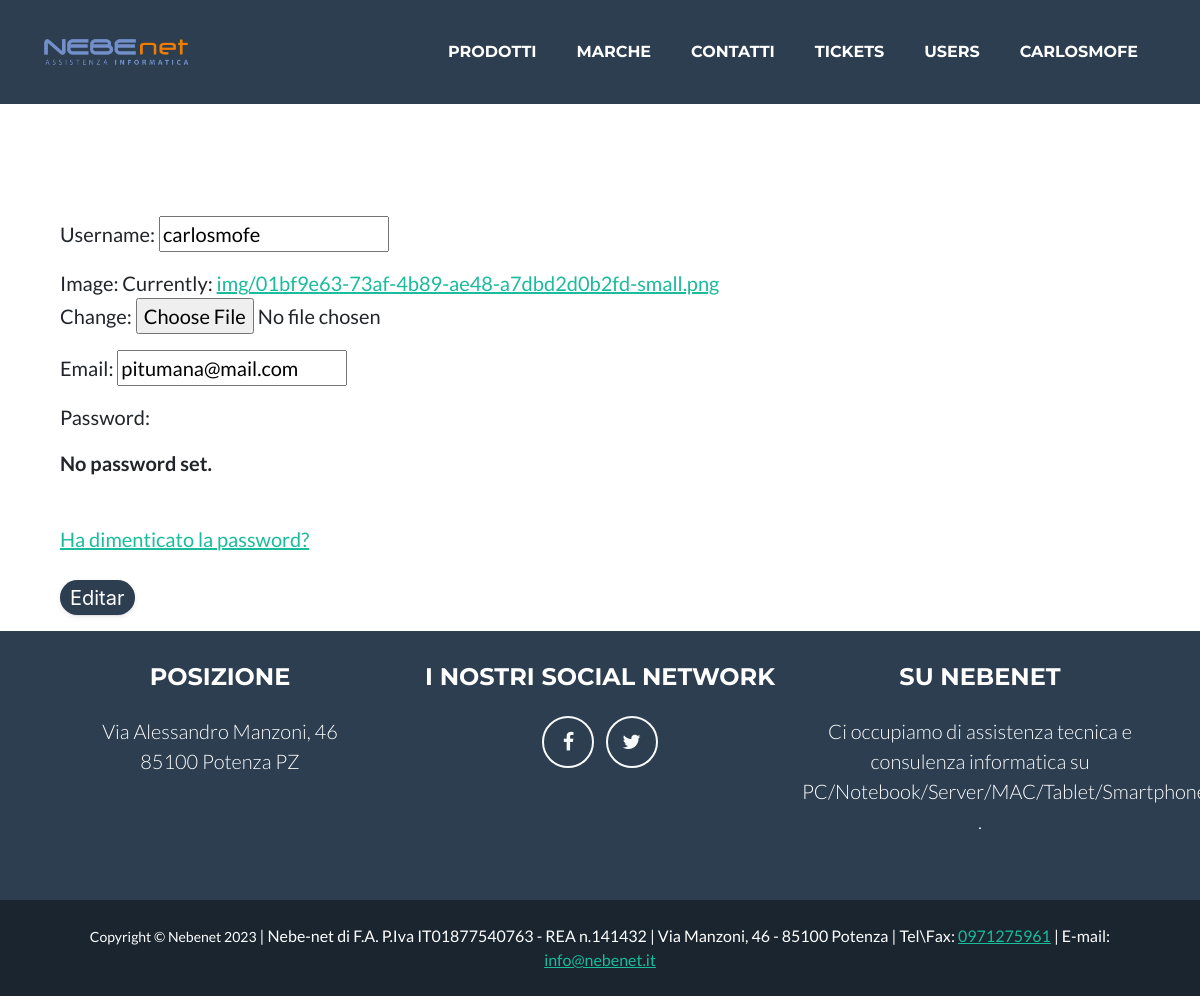
Before: /usuarios/1/update (signed in) with the older database file.
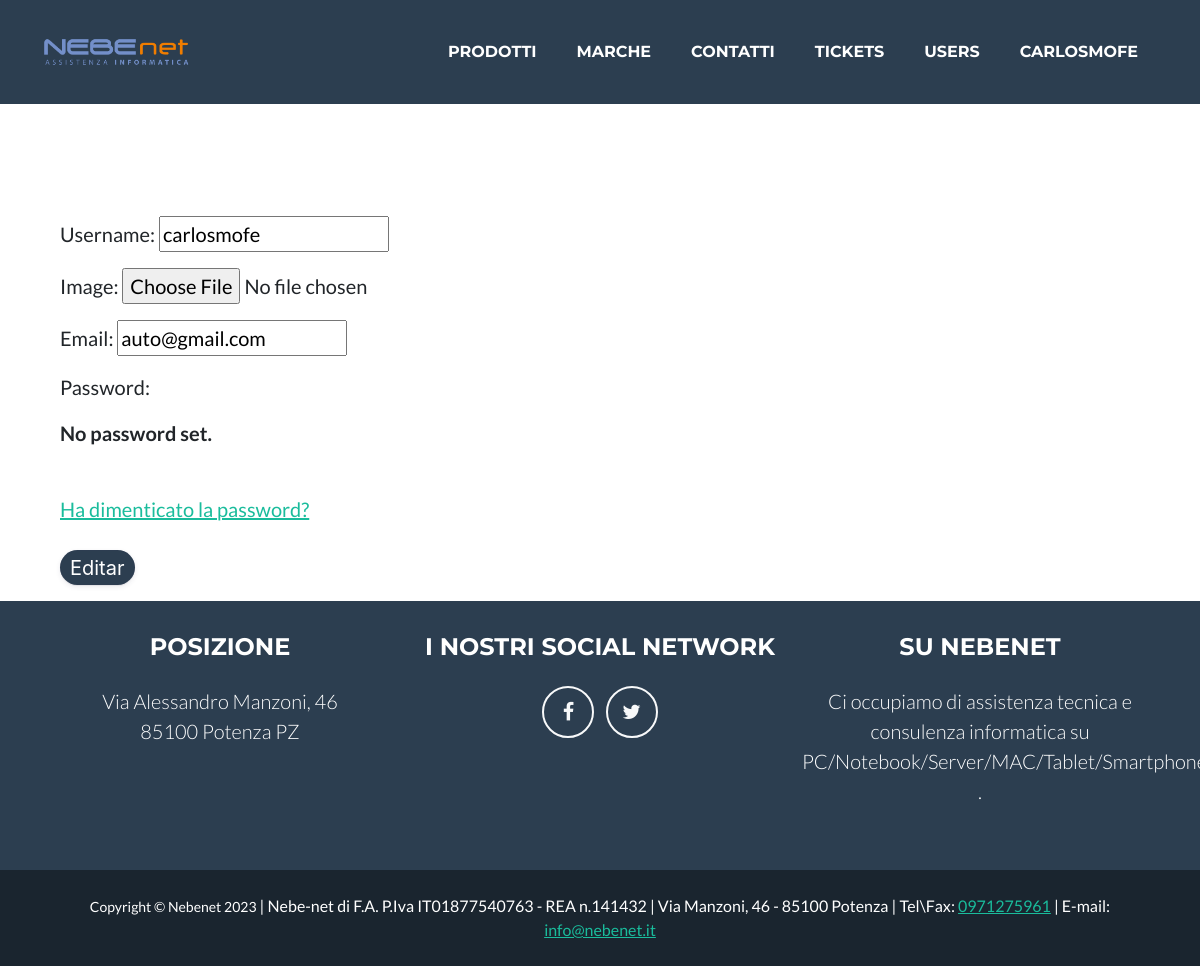
After: the same page with the newer database file.
### nebenet_app/models.py (models this page shows, shortened)
class User(AbstractUser):
    email = models.EmailField(unique=True)
    image = models.ImageField(upload_to ='img/')
    date = models.DateTimeField(auto_now=True)

### nebenet_app/views.py (the view)
# urls.py: path('usuarios/<int:pk>/update', Update_User.as_view(), name="usuarios-update"),
class Update_User(UserPassesTestMixin, LoginRequiredMixin, UpdateView):
    model = User
    form_class = UserEdit
    template_name = "./nebenet_app/user_update_form.html"
    def test_func(self):
        try:
            return User.objects.get(pk=self.request.user.pk)==User.objects.get(pk=self.kwargs.get("pk"))
        except:
            return False

### nebenet_app/forms.py
class UserEdit(UserChangeForm):
	class Meta:
		model = User
		fields = ('username','image','email')

### nebenet_app/templates/nebenet_app/user_update_form.html (shortened to what this page needs)
{% extends 'base.html' %}
{% load static %}
{% block content %}
<div class="formulario">
  <header class="masthead">
  </header>
  <form method="post" enctype="multipart/form-data">
    {{ form.as_p }}
    <a href="{% url 'password_reset' %}">Ha dimenticato la password?</a>
    <button class="button-9" type="submit">Editar</button>
  </form>
</div>
{% endblock %}

### nebenet_app/templates/base.html (shortened to what the changed rows need)
<!DOCTYPE html>
{% load static %}
<html lang="en">
    <head>
        <link rel="stylesheet" href="https://cdnjs.cloudflare.com/ajax/libs/font-awesome/4.7.0/css/font-awesome.min.css">
        <link href="/static/css/styles.css" rel="stylesheet" />
    </head>
    <body id="page-top">
        <nav class="navbar navbar-expand-lg bg-secondary text-uppercase fixed-top" id="mainNav">
            <div class="container">
                <div class="collapse navbar-collapse" id="navbarResponsive">
                    <ul class="navbar-nav ms-auto">
                        {% if request.user.is_authenticated %}
                        <div class="dropdown"><li class="nav-item mx-0 mx-lg-1"><a class="dropbtn nav-link py-3 px-0 px-lg-3 rounded" href="/usuarios/{{ request.user.pk }}">{{ request.user.username }}</a></li>
                            </div>
                        {% else %}
                        <li class="nav-item mx-0 mx-lg-1"><a class="nav-link py-3 px-0 px-lg-3 rounded" href="{% url 'login' %}">Login</a></li>
                        <li class="nav-item mx-0 mx-lg-1"><a class="nav-link py-3 px-0 px-lg-3 rounded" href="{% url 'user-add' %}">Registrate</a></li>
                        {% endif %}
                    </ul>
                </div>
            </div>
        </nav>
        {% block content %}
        {% endblock %}
    </body>
</html>

Changed rows visible on the page:
changed User "CARLOSMOFE": email "pitumana@mail.com" → "auto@gmail.com"
Other visible differences:
text no longer shown: "Username: Image: Currently: img/01bf9e63-73af-4b89-ae48-a7dbd2d0b2fd-small.png Change: Email: Password: No password set."
text now shown: "Username: Image: Email: Password: No password set."
